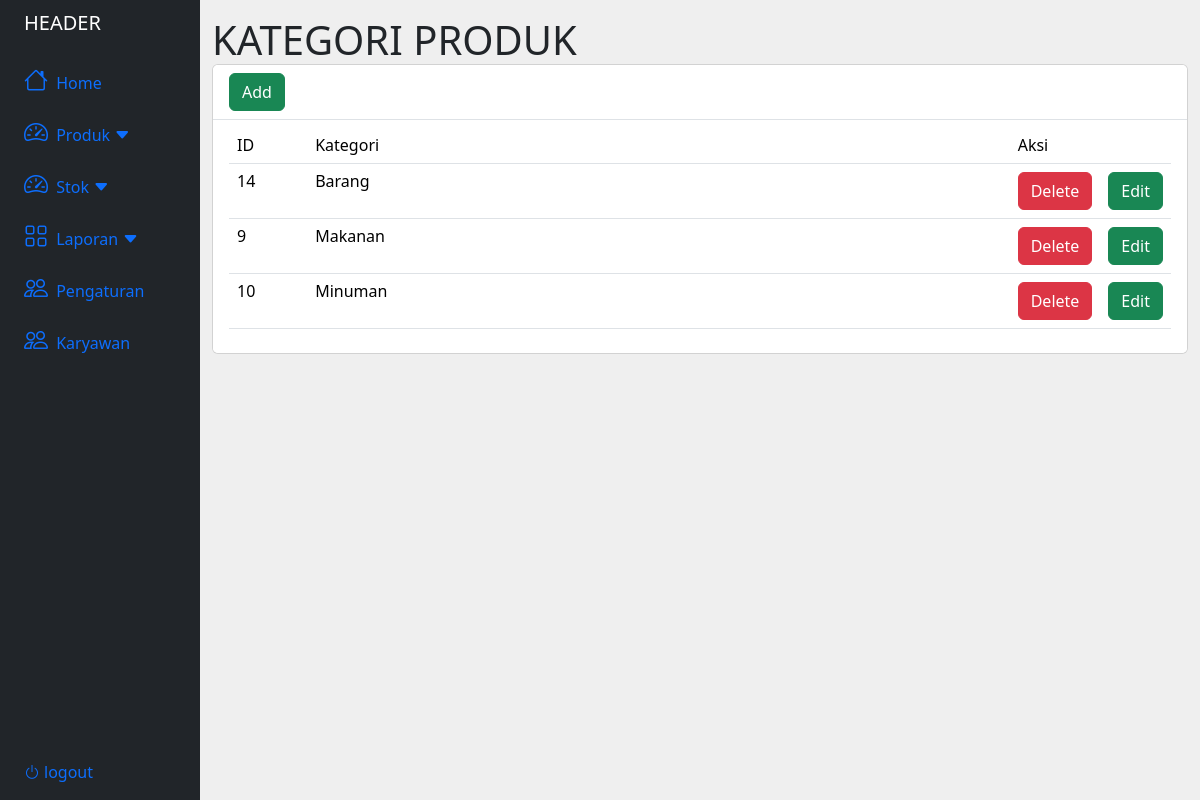
The app's page /Produk/ketegori.php with its own data.
### tables this page shows
CREATE TABLE `kategori` (
  `id_ktg` int(11) NOT NULL,
  `Nama_Kategori` varchar(255) NOT NULL
);

### Produk/ketegori.php (the view, shortened to what this page needs)
<?php
    include("../database.php");
    function modalAdd($methodd){
        include('modalAdd.php');
    }
    function modalEdit($method, $id_ktg) {
        include('modalEdit.php');
    }
?>
<!DOCTYPE html>
<html lang="en">
<head>
<head>
    <link rel="stylesheet" href="https://cdnjs.cloudflare.com/ajax/libs/font-awesome/6.0.0/css/all.min.css">
    <link rel="stylesheet" href="https://cdn.jsdelivr.net/npm/bootstrap-icons@1.11.1/font/bootstrap-icons.css">
    <link href="https://cdn.jsdelivr.net/npm/bootstrap@5.3.2/dist/css/bootstrap.min.css" rel="stylesheet">
    <link rel="stylesheet" href="produkStyle.css">
</head>
</head>
<body>
  <div class="container-fluid">
        <div class="row flex-nowrap">
          <?php
          include("../header.php");
          ?>
            <div class="col py-3 pageBackground">
                <h1>
                    KATEGORI PRODUK
                    <div class="card textMedium" >
                        <ul class="list-group list-group-flush textSmall">
                            <li class="list-group-item">
                            </li>
                            <li class="list-group-item showshow">
                                <?php
                                echo "
                                <table class='table'>
                                <thead>
                                    <tr>
                                    <th scope='col' class='col-1'>ID</th>
                                    <th scope='col'class='col-9'>Kategori</th>
                                    <th scope='col' class='col-2' colspan='2'>Aksi</th>
                                    </tr>
                                </thead>
                                <tbody>
                                ";
                                $result = mysqli_query($conn,"SELECT * FROM kategori");
                                while($row = mysqli_fetch_array($result))
                                {
                                    echo "
                                    <tr>
                                        <td>{$row['id_ktg']}</td>
                                        <td>{$row['Nama_Kategori']}</td>
                                        <td>
                                            <a href='?kode=$row[id_ktg]'>
                                                <button type='button' class='btn btn-danger'>Delete</button>
                                            </a>
                                        </td>
                                        <td>
                                            ";
                                    modalEdit('Edit', $row['id_ktg']);
                                    echo "
                                        </td>
                                    </tr>
                                    ";
                                }
                                echo "
                                </tbody>
                                </table>
                                ";
                                ?>
                            </li>
                        </ul>
                    </div>
                    <br>
                 </h1>
            </div>
        </div>
    </div>
</body>
</html>

### Produk/modalEdit.php (shortened to what this page needs)
<?php
    $method = $_SESSION['method2'];
?>
<button type="button" class="btn btn-success" data-bs-toggle="modal" data-bs-target="#EDIT">
    <?php echo $method?>
</button>

### Produk/produkStyle.css (style rules this page uses)
.pageBackground { background-color: #efefef; }
.textMedium * { font-size: 18px; }
.textSmall * { font-size: 16px; font-weight: 400; }
.showshow { display: inline; }

### records on screen
kategori: id_ktg "14", Nama_Kategori "Barang"
kategori: id_ktg "9", Nama_Kategori "Makanan"
kategori: id_ktg "10", Nama_Kategori "Minuman"

### other values on screen
$method "Add"
